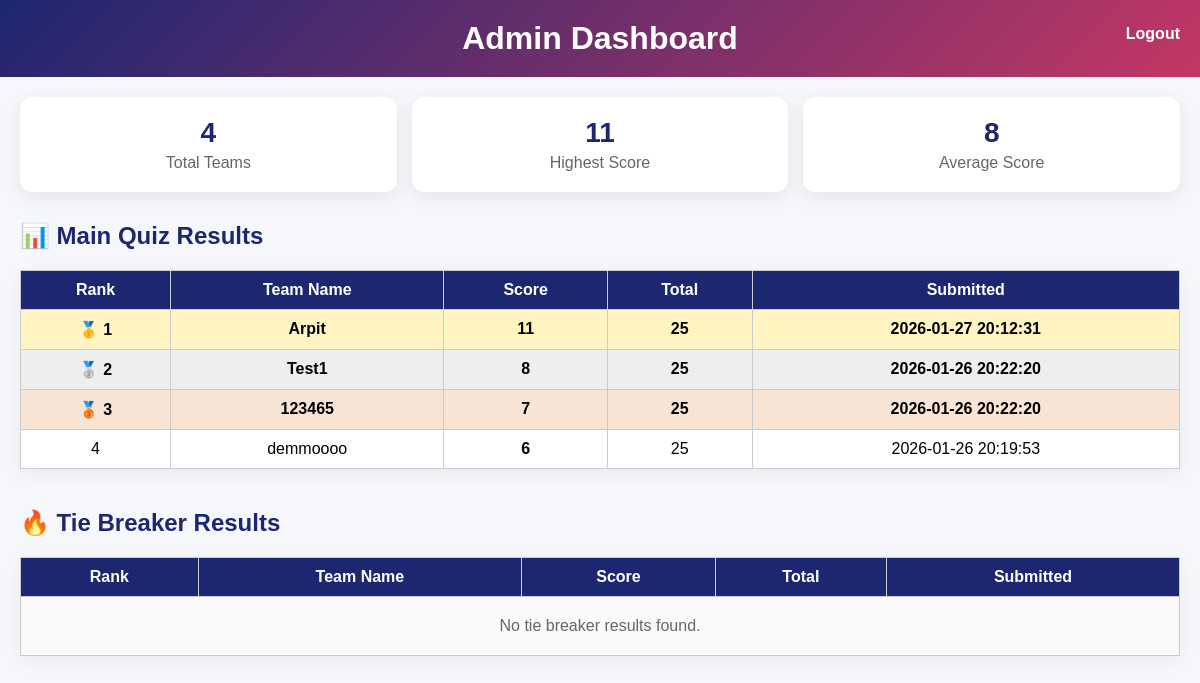
Page /admin/dashboard.php (signed in) on the earlier database version.
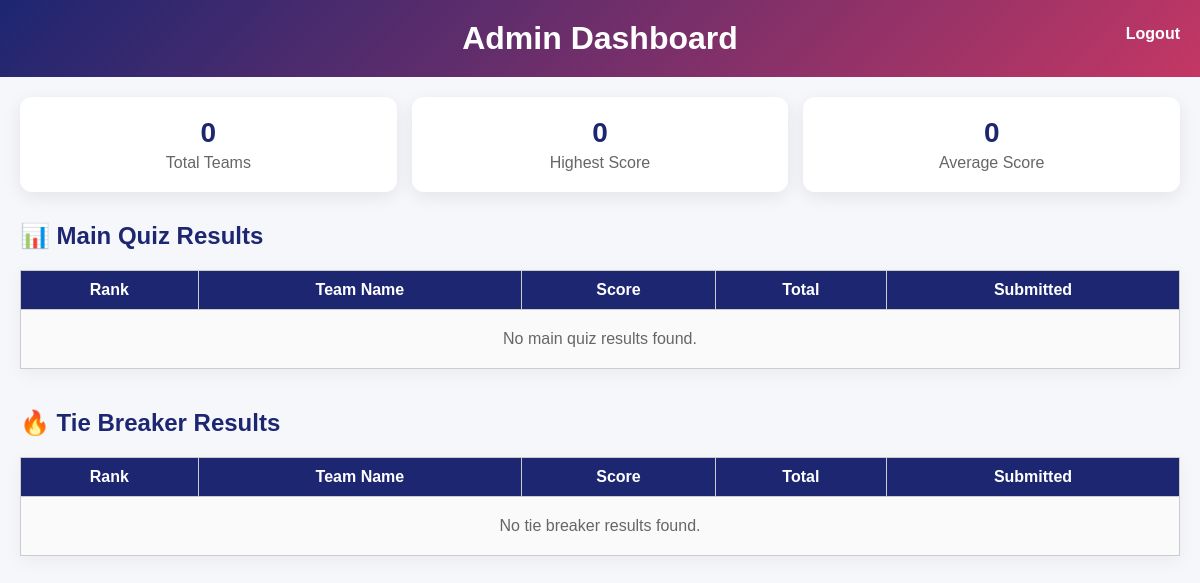
Same page on the later database version.
### tables this page shows
CREATE TABLE `results` (
  `id` int(11) NOT NULL AUTO_INCREMENT,
  `user_name` varchar(100) DEFAULT NULL,
  `score` int(11) DEFAULT NULL,
  `total_questions` int(11) DEFAULT NULL,
  `timestamp` datetime DEFAULT current_timestamp(),
  PRIMARY KEY (`id`)
);

### admin/dashboard.php (the view, shortened to what this page needs)
<?php
include '../db.php';
$mainResults = $conn->query("
    SELECT
        id,
        user_name,
        score,
        total_questions,
        timestamp
    FROM results
    ORDER BY score DESC, timestamp ASC
");
$tieResults = $conn->query("
    SELECT
        id,
        team_name,
        score,
        submitted_at
    FROM tie_results
    ORDER BY score DESC, submitted_at ASC
");
$totalTeams = 0;
$topScore = 0;
$averageScore = 0;
$statsResult = $conn->query("
    SELECT
        COUNT(*) AS total_teams,
        COALESCE(MAX(score), 0) AS top_score,
        COALESCE(AVG(score), 0) AS average_score
    FROM results
");
if ($statsResult) {
    $stats = $statsResult->fetch_assoc();
    $totalTeams = (int)$stats['total_teams'];
    $topScore = (int)$stats['top_score'];
    $averageScore = round((float)$stats['average_score'], 2);
}
?>
<!DOCTYPE html>
<html>
<head>
</head>
<body>
<div class="header">
    <h1>Admin Dashboard</h1>
    <a href="logout.php" class="logout">Logout</a>
</div>
<div class="container">
    <div class="stats">
        <div class="stat-card">
            <h3><?= $totalTeams ?></h3>
            <p>Total Teams</p>
        </div>
        <div class="stat-card">
            <h3><?= $topScore ?></h3>
            <p>Highest Score</p>
        </div>
        <div class="stat-card">
            <h3><?= $averageScore ?></h3>
            <p>Average Score</p>
        </div>
    </div>
    <h2>📊 Main Quiz Results</h2>
    <table>
        <tr>
            <th>Rank</th>
            <th>Team Name</th>
            <th>Score</th>
            <th>Total</th>
            <th>Submitted</th>
        </tr>
        <?php if ($mainResults && $mainResults->num_rows > 0): ?>
            <?php
            $rank = 1;
            ?>
            <?php while ($row = $mainResults->fetch_assoc()): ?>
                <?php
                $rankClass = '';
                if ($rank === 1) {
                    $rankClass = 'rank-1';
                } elseif ($rank === 2) {
                    $rankClass = 'rank-2';
                } elseif ($rank === 3) {
                    $rankClass = 'rank-3';
                }
                ?>
                <tr class="<?= $rankClass ?>">
                    <td>
                        <?php
                        if ($rank === 1) {
                            echo '🥇 1';
                        } elseif ($rank === 2) {
                            echo '🥈 2';
                        } elseif ($rank === 3) {
                            echo '🥉 3';
                        } else {
                            echo $rank;
                        }
                        ?>
                    </td>
                    <td>
                        <?= htmlspecialchars($row['user_name'], ENT_QUOTES, 'UTF-8') ?>
                    </td>
                    <td>
                        <strong><?= (int)$row['score'] ?></strong>
                    </td>
                    <td>
                        <?= (int)$row['total_questions'] ?>
                    </td>
                    <td>
                        <?= htmlspecialchars($row['timestamp'], ENT_QUOTES, 'UTF-8') ?>
                    </td>
                </tr>
                <?php $rank++; ?>
            <?php endwhile; ?>
        <?php else: ?>
            <tr>
                <td colspan="5" class="no-results">
                    No main quiz results found.
                </td>
            </tr>
        <?php endif; ?>
    </table>
    <h2>🔥 Tie Breaker Results</h2>
    <table>
        <tr>
            <th>Rank</th>
            <th>Team Name</th>
            <th>Score</th>
            <th>Total</th>
            <th>Submitted</th>
        </tr>
        <?php if ($tieResults && $tieResults->num_rows > 0): ?>
            <?php
            $rank = 1;
            ?>
            <?php while ($row = $tieResults->fetch_assoc()): ?>
                <?php
                $rankClass = '';
                if ($rank === 1) {
                    $rankClass = 'rank-1';
                } elseif ($rank === 2) {
                    $rankClass = 'rank-2';
                } elseif ($rank === 3) {
                    $rankClass = 'rank-3';
                }
                ?>
                <tr class="<?= $rankClass ?>">
                    <td>
                        <?php
                        if ($rank === 1) {
                            echo '🥇 1';
                        } elseif ($rank === 2) {
                            echo '🥈 2';
                        } elseif ($rank === 3) {
                            echo '🥉 3';
                        } else {
                            echo $rank;
                        }
                        ?>
                    </td>
                    <td>
                        <?= htmlspecialchars($row['team_name'], ENT_QUOTES, 'UTF-8') ?>
                    </td>
                    <td>
                        <strong><?= (int)$row['score'] ?></strong>
                    </td>
                    <td>
                        5
                    </td>
                    <td>
                        <?= htmlspecialchars($row['submitted_at'], ENT_QUOTES, 'UTF-8') ?>
                    </td>
                </tr>
                <?php $rank++; ?>
            <?php endwhile; ?>
        <?php else: ?>
            <tr>
                <td colspan="5" class="no-results">
                    No tie breaker results found.
                </td>
            </tr>
        <?php endif; ?>
    </table>
</div>
</body>
</html>

### admin/dashboard.php (style rules this page uses)
* { box-sizing: border-box; }
body { font-family:Poppins,Arial,sans-serif; background:#f5f7fb; margin:0; }
.header { background:linear-gradient(135deg,#1d2671,#c33764); color:#fff; padding:20px; text-align:center; position:relative; }
.header h1 { margin:0; }
.container { padding:20px; }
.stats { display:flex; gap:15px; margin-bottom:30px; flex-wrap:wrap; }
.stat-card { flex:1; min-width:180px; background:#fff; padding:20px; border-radius:12px; box-shadow:0 5px 18px rgba(0,0,0,0.08); text-align:center; }
.stat-card h3 { margin:0; font-size:28px; color:#1d2671; }
.stat-card p { margin:5px 0 0; color:#666; }
table { border-collapse:collapse; width:100%; background:#fff; margin-bottom:40px; box-shadow:0 5px 18px rgba(0,0,0,0.05); }
th,td { padding:10px; border:1px solid #ccc; text-align:center; }
th { background:#1d2671; color:#fff; }
tr:nth-child(even) { background:#fafafa; }
h2 { color:#1d2671; }
.logout { position:absolute; right:20px; top:25px; color:#fff; text-decoration:none; font-weight:bold; }
.no-results { padding:20px; text-align:center; color:#666; }
.rank-1 { background:#fff4c2 !important; font-weight:bold; }
.rank-2 { background:#eeeeee !important; font-weight:bold; }
.rank-3 { background:#f7e4d4 !important; font-weight:bold; }

Differences in the rows shown:
removed results: shows "🥇 1", user_name "Arpit", score "11", total_questions "25", timestamp "2026-01-27 20:12:31"
removed results: shows "🥈 2", user_name "Test1", score "8", total_questions "25", timestamp "2026-01-26 20:22:20"
removed results: shows "🥉 3", user_name "123465", score "7", total_questions "25", timestamp "2026-01-26 20:22:20"
removed results: user_name "demmoooo", score "6", total_questions "25", timestamp "2026-01-26 20:19:53"
Other differences:
$totalTeams: "4" → "0"
$topScore: "11" → "0"
$averageScore: "8" → "0"
text now shown: "No main quiz results found."
